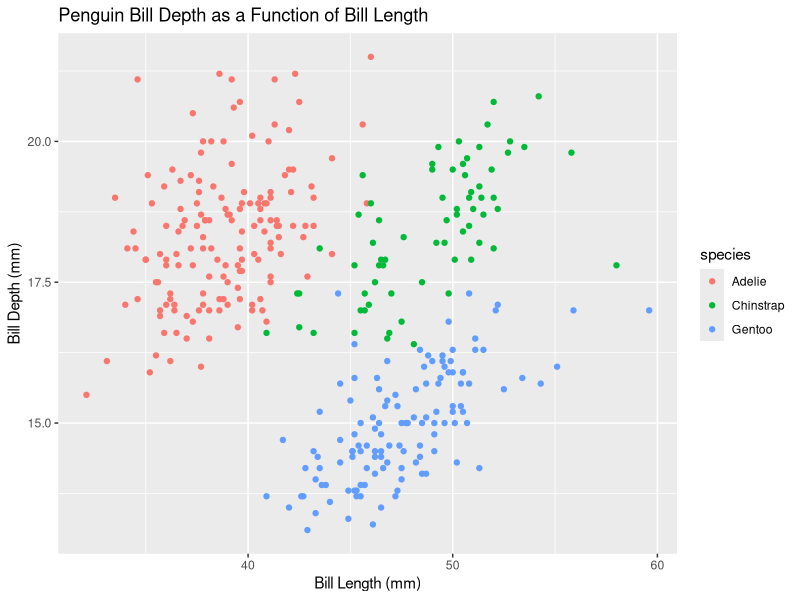
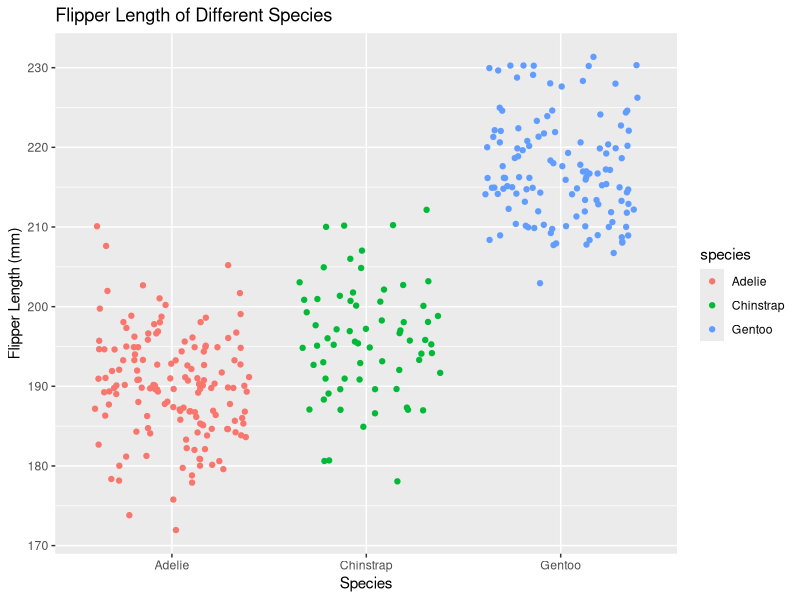

Here is the R script that generated these plots, in order:
## ---- chunk 1
knitr::opts_chunk$set(echo = TRUE)
library(tidyverse)
library(palmerpenguins)
## ---- chunk 2
# First name the expressions
fx <- expression(x ^ 2)

fx_prime <- deriv(fx, name = "x")
fx_prime
## ---- chunk 3
Pa <- expression(2 * (3*a + 2) ^ 4 - 5)

Pa_prime <- deriv(Pa, name = "a")
Pa_prime
## ---- chunk 4
gt <- expression((-4*t)/(t^2 + 1)^3)

gt_prime <- deriv(gt, name = "t")
gt_prime
## ---- chunk 5
ggplot(penguins, aes(bill_length_mm, bill_depth_mm)) + 
  geom_point(aes(color = species)) + 
  labs(x = "Bill Length (mm)", 
       y = "Bill Depth (mm)", 
       title = "Penguin Bill Depth as a Function of Bill Length")

## ---- chunk 6
ggplot(penguins, aes(species, flipper_length_mm)) + 
  geom_jitter(aes(color = species)) + 
  labs(x = "Species",
    y = "Flipper Length (mm)", 
    title = "Flipper Length of Different Species")
